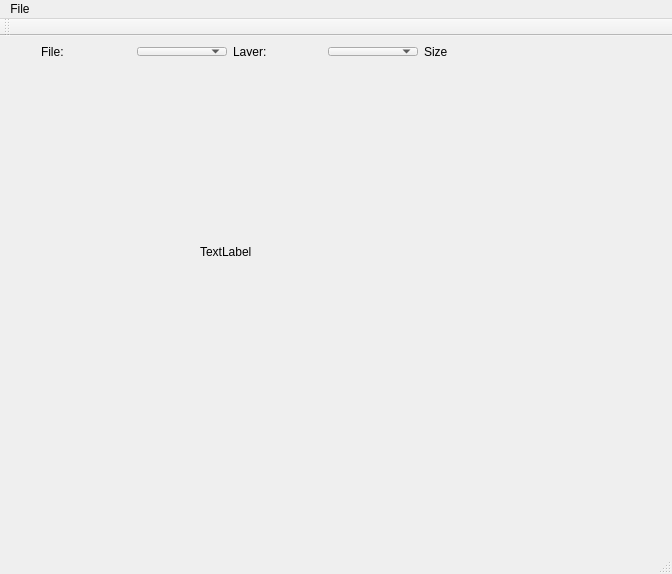
<?xml version="1.0" encoding="UTF-8"?>
<ui version="4.0">
 <class>Pyramid</class>
 <widget class="QMainWindow" name="Pyramid">
  <property name="geometry">
   <rect>
    <x>0</x>
    <y>0</y>
    <width>672</width>
    <height>574</height>
   </rect>
  </property>
  <property name="windowTitle">
   <string>Pyramid</string>
  </property>
  <widget class="QWidget" name="centralWidget">
   <widget class="QWidget" name="horizontalLayoutWidget">
    <property name="geometry">
     <rect>
      <x>30</x>
      <y>0</y>
      <width>591</width>
      <height>31</height>
     </rect>
    </property>
    <layout class="QHBoxLayout" name="horizontalLayout">
     <item>
      <widget class="QLabel" name="label_name">
       <property name="text">
        <string>File:</string>
       </property>
      </widget>
     </item>
     <item>
      <widget class="QComboBox" name="comboBox"/>
     </item>
     <item>
      <widget class="QLabel" name="label_layers">
       <property name="text">
        <string>Layer:</string>
       </property>
      </widget>
     </item>
     <item>
      <widget class="QComboBox" name="comboBox_2"/>
     </item>
     <item>
      <widget class="QLabel" name="label_size">
       <property name="text">
        <string>Size</string>
       </property>
      </widget>
     </item>
     <item>
      <widget class="QLabel" name="label_size2">
       <property name="text">
        <string/>
       </property>
      </widget>
     </item>
    </layout>
   </widget>
   <widget class="QLabel" name="image_label">
    <property name="geometry">
     <rect>
      <x>200</x>
      <y>80</y>
      <width>251</width>
      <height>271</height>
     </rect>
    </property>
    <property name="text">
     <string>TextLabel</string>
    </property>
   </widget>
  </widget>
  <widget class="QMenuBar" name="menuBar">
   <property name="geometry">
    <rect>
     <x>0</x>
     <y>0</y>
     <width>672</width>
     <height>21</height>
    </rect>
   </property>
   <widget class="QMenu" name="menuFile">
    <property name="title">
     <string>File</string>
    </property>
    <addaction name="actionOpen"/>
    <addaction name="actionClose"/>
   </widget>
   <addaction name="menuFile"/>
  </widget>
  <widget class="QToolBar" name="mainToolBar">
   <attribute name="toolBarArea">
    <enum>TopToolBarArea</enum>
   </attribute>
   <attribute name="toolBarBreak">
    <bool>false</bool>
   </attribute>
  </widget>
  <widget class="QStatusBar" name="statusBar"/>
  <action name="actionOpen">
   <property name="text">
    <string>Open</string>
   </property>
  </action>
  <action name="actionClose">
   <property name="text">
    <string>Close</string>
   </property>
  </action>
 </widget>
 <layoutdefault spacing="6" margin="11"/>
 <resources/>
 <connections/>
</ui>
